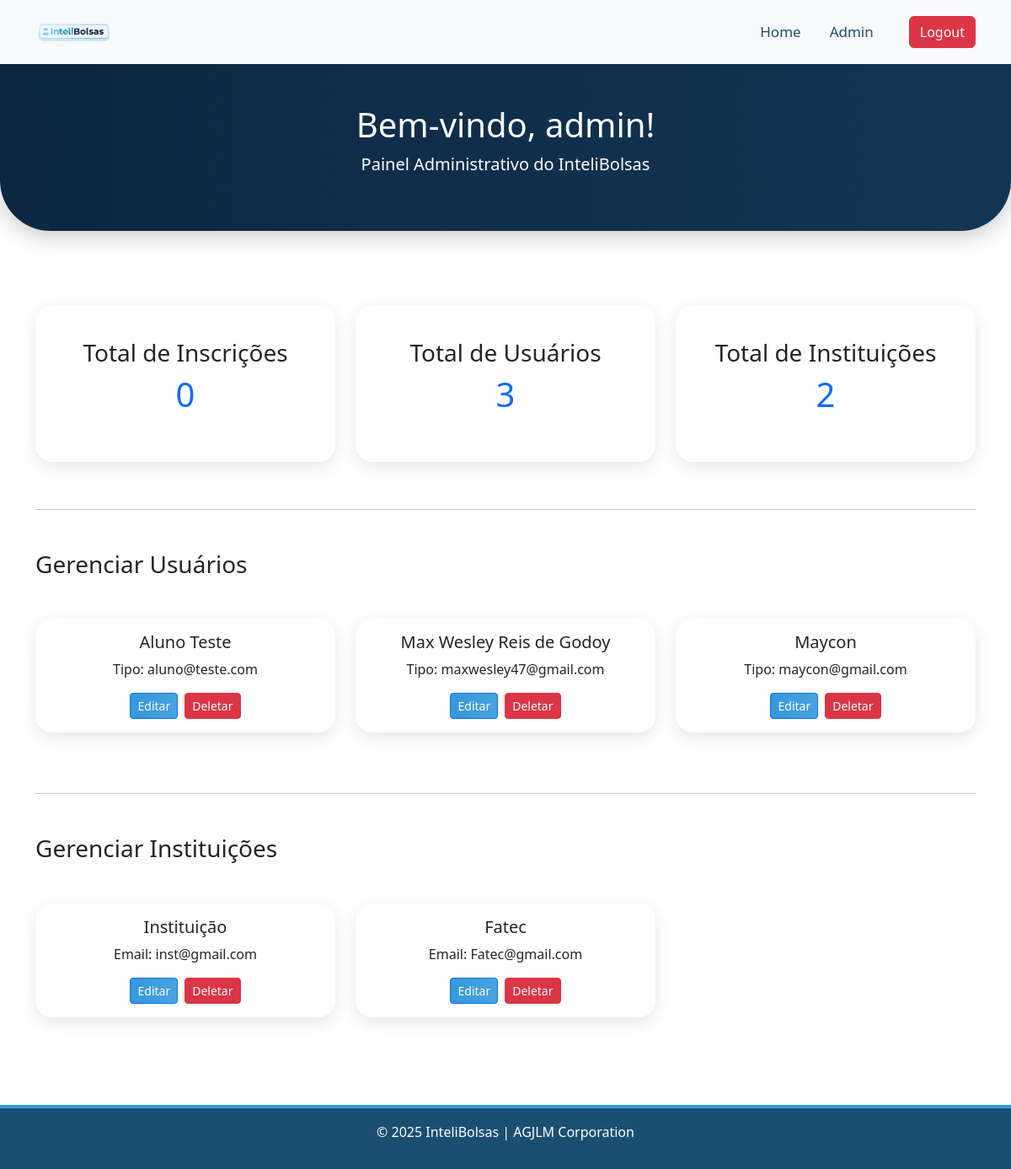
The page /admin/area_admin.php (signed in) on the database its author committed.
### tables this page shows
CREATE TABLE `alunos` (
  `id` int(11) NOT NULL,
  `nome` varchar(100) NOT NULL,
  `email` varchar(100) NOT NULL,
  `telefone` varchar(20) DEFAULT NULL,
  `area_interesse` varchar(100) DEFAULT NULL,
  `usuario` varchar(50) NOT NULL,
  `senha` varchar(255) NOT NULL
);

CREATE TABLE `instituicoes` (
  `id` int(11) NOT NULL,
  `nome` varchar(100) NOT NULL,
  `email` varchar(100) NOT NULL,
  `senha` varchar(255) DEFAULT NULL,
  `telefone` varchar(20) DEFAULT NULL,
  `endereco` varchar(255) DEFAULT NULL
);

### admin/area_admin.php (the view, shortened to what this page needs)
<?php
include '..\publico\conexao.php';
$sqlInscricoes = "SELECT COUNT(*) AS total_inscricoes FROM inscricoes";
$totalInscricoes = $conn->query($sqlInscricoes)->fetch_assoc()['total_inscricoes'];
$sqlAlunos = "SELECT * FROM alunos";
$alunosResult = $conn->query($sqlAlunos);
$totalAlunos = $alunosResult->num_rows;
$sqlInstituicoes = "SELECT * FROM instituicoes";
$instituicoesResult = $conn->query($sqlInstituicoes);
$totalInstituicoes = $instituicoesResult->num_rows;
?>
<!DOCTYPE html>
<html lang="pt-BR">
<head>
<link rel="stylesheet" href="..\publico\css/css_global.css">
<link href="https://cdn.jsdelivr.net/npm/bootstrap@5.3.8/dist/css/bootstrap.min.css" rel="stylesheet">
</head>
<body>
<nav class="navbar navbar-expand-lg bg-light luminaria">
  <div class="container">
    <a class="navbar-brand" href="..\publico\home.php">
      <img src="..\publico\imagens/logos/InteliBolsas1.jpg" class="logo-navbar" alt="Logo InteliBolsas">
    </a>
    <div class="collapse navbar-collapse" id="navbarNavAltMarkup">
      <div class="navbar-nav ms-auto">
        <a class="nav-link NavTexto" href="..\publico\home.php">Home</a>
        <a class="nav-link NavTexto" href="area_admin.php">Admin</a>
      </div>
      <form class="d-flex ms-3" action="../publico/logout.php" method="post">
        <button type="submit" class="btn btn-danger">Logout</button>
      </form>
    </div>
  </div>
</nav>
<header class="fundo text-center text-white py-5 luminaria">
  <h1>Bem-vindo, <?= htmlspecialchars($_SESSION['usuario']) ?>!</h1>
  <p class="fs-5">Painel Administrativo do InteliBolsas</p>
</header>
<main class="container my-5">
  <div class="row g-4">
    <div class="col-md-4">
      <div class="Caixa text-center luminaria">
        <h3>Total de Inscrições</h3>
        <p class="display-6 text-primary"><?= $totalInscricoes ?></p>
      </div>
    </div>
    <div class="col-md-4">
      <div class="Caixa text-center luminaria">
        <h3>Total de Usuários</h3>
        <p class="display-6 text-primary"><?= $totalAlunos ?></p>
      </div>
    </div>
    <div class="col-md-4">
      <div class="Caixa text-center luminaria">
        <h3>Total de Instituições</h3>
        <p class="display-6 text-primary"><?= $totalInstituicoes ?></p>
      </div>
    </div>
  </div>
  <hr>
  <h3 class="mt-5">Gerenciar Usuários</h3>
  <div class="row">
    <?php while($alunos = $alunosResult->fetch_assoc()): ?>
      <div class="col-md-4 mb-3">
        <div class="Caixa luminaria p-3">
          <h5><?= htmlspecialchars($alunos['nome']) ?></h5>
          <p>Tipo: <?= htmlspecialchars($alunos['email']) ?></p>
          <div class="d-flex justify-content-center gap-2">
            <a href="editar_usuario.php?id=<?= $alunos['id'] ?>" class="btn btn-primary btn-sm">Editar</a>
            <a href="deletar_usuario.php?id=<?= $alunos['id'] ?>" class="btn btn-danger btn-sm">Deletar</a>
          </div>
        </div>
      </div>
    <?php endwhile; ?>
  </div>
  <hr>
  <h3 class="mt-5">Gerenciar Instituições</h3>
  <div class="row">
    <?php while($inst = $instituicoesResult->fetch_assoc()): ?>
      <div class="col-md-4 mb-3">
        <div class="Caixa luminaria p-3">
          <h5><?= htmlspecialchars($inst['nome']) ?></h5>
          <p>Email: <?= htmlspecialchars($inst['email']) ?></p>
          <div class="d-flex justify-content-center gap-2">
            <a href="editar_instituicao.php?id=<?= $inst['id'] ?>" class="btn btn-primary btn-sm">Editar</a>
            <a href="deletar_instituicao.php?id=<?= $inst['id'] ?>" class="btn btn-danger btn-sm">Deletar</a>
          </div>
        </div>
      </div>
    <?php endwhile; ?>
  </div>
</main>
<footer class="Contatos text-white py-3 text-center">
  <p>&copy; 2025 InteliBolsas | AGJLM Corporation</p>
</footer>
</body>
</html>

### publico/css/css_global.css (style rules this page uses)
:root { --intelibolsas-blue-light: #E3F2FD; --intelibolsas-blue: #5DADE2; --intelibolsas-blue-medium: #3498DB; --intelibolsas-darkblue: #1B4F72; --intelibolsas-light: #FFFFFF; --intelibolsas-accent: #85C1E9; --intelibolsas-light-gray: #E1EBF5; }
body { background-color: var(--intelibolsas-light-gray); font-family: 'Poppins', 'Segoe UI', Tahoma, Geneva, Verdana, sans-serif; margin: 0; padding: 0; color: var(--intelibolsas-darkblue); scroll-behavior: smooth; }
.navbar { background-color: var(--intelibolsas-light); box-shadow: 0 2px 12px rgba(0,0,0,0.08); }
.logo-navbar { height: 50px; width: auto; }
.navbar-nav .nav-link { font-size: 17px; margin-right: 18px; color: var(--intelibolsas-darkblue); transition: all 0.3s ease; }
.fundo { background: linear-gradient(270deg, var(--intelibolsas-blue-medium), var(--intelibolsas-blue), var(--intelibolsas-darkblue), #0D2742 ); background-size: 800% 800%; animation: luminariaHeader 6s ease-in-out infinite; border-radius: 0 0 60px 60px; padding: 100px 20px; text-align: center; box-shadow: 0 8px 25px rgba(0,0,0,0.2); color: var(--intelibolsas-light); }
.btn-primary { background: linear-gradient(90deg, var(--intelibolsas-blue-medium), var(--intelibolsas-blue)); background-size: 200% 200%; animation: gradBtn 4s ease infinite; color: var(--intelibolsas-light); border: none; padding: 12px 28px; font-size: 16px; border-radius: 30px; font-weight: 700; transition: all 0.3s ease; }
.Caixa { background-color: var(--intelibolsas-light); border-radius: 20px; text-align: center; padding: 40px 30px; max-width: 900px; margin: 40px auto; box-shadow: 0px 6px 18px rgba(0,0,0,0.1); }
.Contatos { background-color: var(--intelibolsas-darkblue); padding: 30px 20px; text-align: center; border-top: 4px solid var(--intelibolsas-blue-medium); }

### rows shown on the page
alunos: nome "Aluno Teste", email "aluno@teste.com"
alunos: nome "Max Wesley Reis de Godoy", email "maxwesley47@gmail.com"
alunos: nome "Maycon", email "maycon@gmail.com"
instituicoes: nome "Instituição", email "inst@gmail.com"
instituicoes: nome "Fatec", email "Fatec@gmail.com"

### other values the page prints
$_SESSION['usuario'] "admin"
$totalInscricoes "0"
$totalAlunos "3"
$totalInstituicoes "2"
